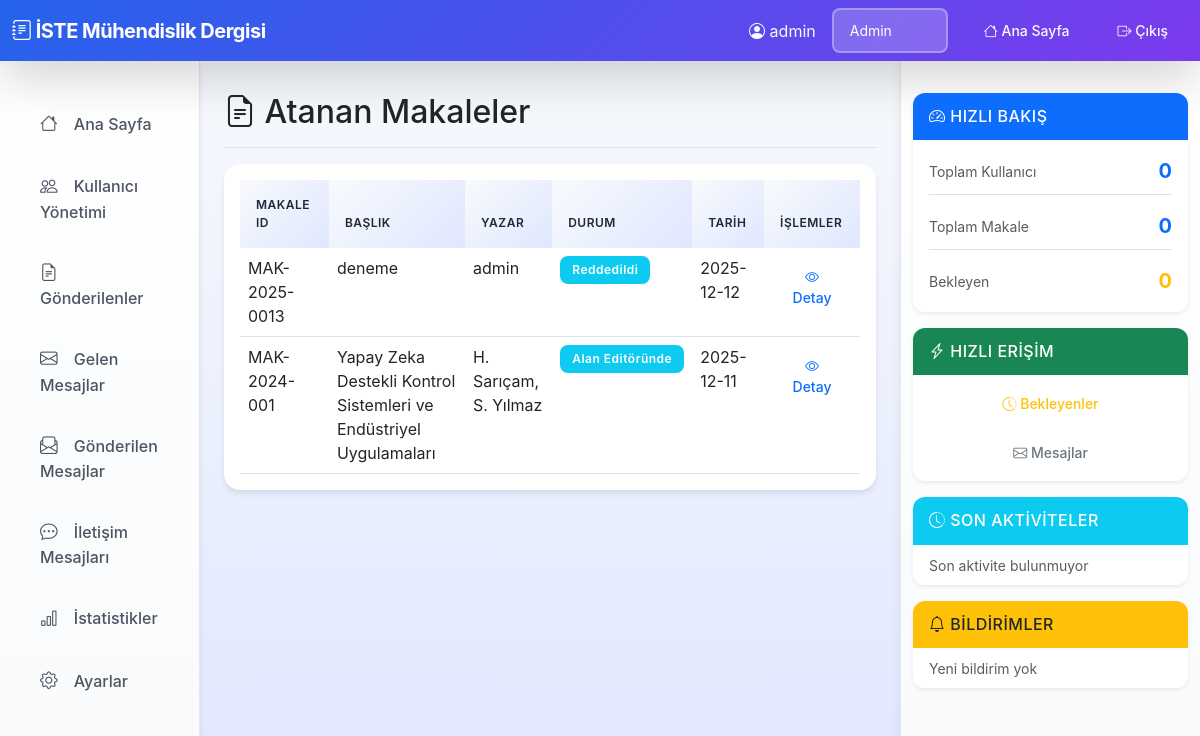
Screenshot of /assigned-articles-fe (signed in) with the database file from the repository.
### tables this page shows
CREATE TABLE articles (
                id TEXT PRIMARY KEY,
                title TEXT NOT NULL,
                author TEXT NOT NULL,
                authors TEXT,
                pages TEXT,
                status TEXT NOT NULL,
                volume TEXT,
                issue TEXT,
                year TEXT,
                editor TEXT,
                field_editor TEXT,
                reviewers TEXT,
                decisions TEXT,
                scheduled INTEGER DEFAULT 0,
                created_at TIMESTAMP DEFAULT CURRENT_TIMESTAMP,
                updated_at TIMESTAMP DEFAULT CURRENT_TIMESTAMP
            , file_path TEXT, field_editor_recommendation TEXT);

### app.py (the view)
@app.route('/assigned-articles-fe')
@login_required
@role_required('Alan Editörü')
def assigned_articles_fe():
    all_articles = db.get_all_articles()
    articles = [a for a in all_articles if a.get('field_editor') == session['username']]
    return render_template('assigned_articles_fe.html', articles=articles)

### Dergi_Yonetim_Sistemi/database.py (called while the page is built)
    def get_connection(self):
        conn = sqlite3.connect(self.db_name)
        conn.row_factory = sqlite3.Row  # Sözlük benzeri erişim için
        return conn

    def get_user(self, username: str) -> Optional[Dict]:
        conn = self.get_connection()
        cursor = conn.cursor()
        cursor.execute("SELECT * FROM users WHERE username = ?", (username,))
        row = cursor.fetchone()
        conn.close()
        if row:
            expertise_field = None
            try:
                if "expertise_field" in row.keys():
                    expertise_field = row["expertise_field"]
            except (KeyError, AttributeError):
                pass
            return {
                "username": row["username"],
                "password": row["password"],
                "name": row["name"],
                "roles": row["roles"].split(",") if row["roles"] else [],
                "expertise_field": expertise_field
            }
        return None

    def get_all_articles(self) -> List[Dict]:
        conn = self.get_connection()
        cursor = conn.cursor()
        cursor.execute("SELECT * FROM articles ORDER BY created_at DESC")
        rows = cursor.fetchall()
        conn.close()
        articles = []
        for row in rows:
            articles.append(self._row_to_article_dict(row))
        return articles

### app.py (called while the page is built)
def login_required(f):
    from functools import wraps
    @wraps(f)
    def decorated_function(*args, **kwargs):
        if 'username' not in session:
            flash('Bu sayfaya erişmek için giriş yapmalısınız.', 'warning')
            return redirect(url_for('login'))
        return f(*args, **kwargs)
    return decorated_function

### templates/assigned_articles_fe.html
{% extends "dashboard_base.html" %}
{% block content %}
<div class="d-flex justify-content-between flex-wrap flex-md-nowrap align-items-center pt-3 pb-2 mb-3 border-bottom">
    <h1 class="h2"><i class="bi bi-file-earmark-text"></i> Atanan Makaleler</h1>
</div>
<div class="card">
    <div class="card-body">
        {% if articles %}
        <div class="table-responsive">
            <table class="table table-hover">
                <thead>
                    <tr>
                        <th>Makale ID</th>
                        <th>Başlık</th>
                        <th>Yazar</th>
                        <th>Durum</th>
                        <th>Tarih</th>
                        <th>İşlemler</th>
                    </tr>
                </thead>
                <tbody>
                    {% for article in articles %}
                    <tr>
                        <td>{{ article.id }}</td>
                        <td>{{ article.title }}</td>
                        <td>{{ article.authors or article.author }}</td>
                        <td>
                            <span class="badge bg-info">{{ article.status }}</span>
                        </td>
                        <td>{{ article.created_at[:10] if article.created_at else '-' }}</td>
                        <td>
                            <a href="{{ url_for('article_detail', article_id=article.id) }}"
                               class="btn btn-sm btn-outline-primary">
                                <i class="bi bi-eye"></i> Detay
                            </a>
                        </td>
                    </tr>
                    {% endfor %}
                </tbody>
            </table>
        </div>
        {% else %}
        <div class="text-center py-5">
            <i class="bi bi-file-earmark-text fs-1 text-muted"></i>
            <p class="text-muted mt-3">Size atanan makale bulunmamaktadır.</p>
        </div>
        {% endif %}
    </div>
</div>
{% endblock %}

### static/css/style.css (style rules this page uses)
:root { --primary-color: #2563eb; --secondary-color: #7c3aed; --success-color: #10b981; --warning-color: #f59e0b; --danger-color: #ef4444; --info-color: #06b6d4; --dark-color: #1f2937; --light-bg: #f8fafc; --border-color: #e5e7eb; --shadow-sm: 0 1px 2px 0 rgba(0, 0, 0, 0.05); --shadow-md: 0 4px 6px -1px rgba(0, 0, 0, 0.1); --shadow-lg: 0 10px 15px -3px rgba(0, 0, 0, 0.1); }
body { font-family: 'Inter', 'Segoe UI', Tahoma, Geneva, Verdana, sans-serif; background: linear-gradient(135deg, #667eea 0%, #764ba2 100%); min-height: 100vh; }
.dashboard-body { background: linear-gradient(to bottom, #f8fafc 0%, #e0e7ff 100%); min-height: 100vh; }
main .card { border: none; border-radius: 1rem; box-shadow: var(--shadow-md); transition: all 0.3s ease; overflow: hidden; }
.table { margin-bottom: 0; }
.table thead th { background: linear-gradient(135deg, #f8fafc 0%, #e0e7ff 100%); color: var(--dark-color); font-weight: 600; text-transform: uppercase; font-size: 0.75rem; letter-spacing: 0.5px; border: none; padding: 1rem; }
.table tbody tr { transition: all 0.2s ease; }
.badge { font-weight: 600; padding: 0.5rem 0.75rem; border-radius: 0.5rem; font-size: 0.75rem; letter-spacing: 0.5px; }
.btn { border-radius: 0.5rem; font-weight: 500; padding: 0.625rem 1.25rem; transition: all 0.3s ease; border: none; }
.card { animation: fadeIn 0.5s ease; }
.card { transition: all 0.3s cubic-bezier(0.4, 0, 0.2, 1); }
.btn { position: relative; overflow: hidden; }
.btn::before { content: ''; position: absolute; top: 50%; left: 50%; width: 0; height: 0; border-radius: 50%; background: rgba(255, 255, 255, 0.3); transform: translate(-50%, -50%); transition: width 0.6s, height 0.6s; }
.table tbody tr { position: relative; }
.table tbody tr::after { content: ''; position: absolute; left: 0; top: 0; height: 100%; width: 4px; background: var(--primary-color); transform: scaleY(0); transition: transform 0.2s ease; }

### rows the page displays
articles: id "MAK-2025-0013", title "deneme", authors "admin", status "Reddedildi", created_at "2025-12-12"
articles: id "MAK-2024-001", title "Yapay Zeka Destekli Kontrol Sistemleri ve Endüstriyel Uygulamaları", authors "H. Sarıçam, S. Yılmaz", status "Alan Editöründe", created_at "2025-12-11"

### other values shown
{{ session.user_name }} "admin"
form field role "Admin"
